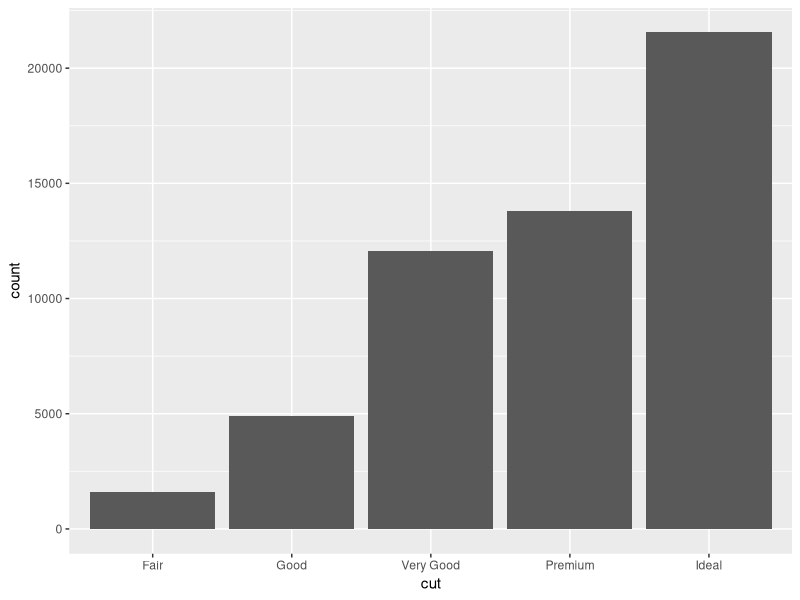
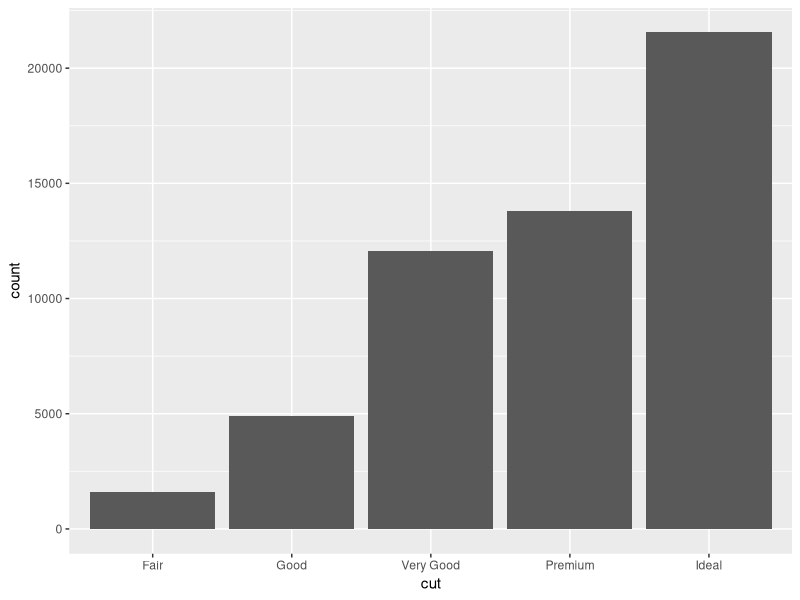
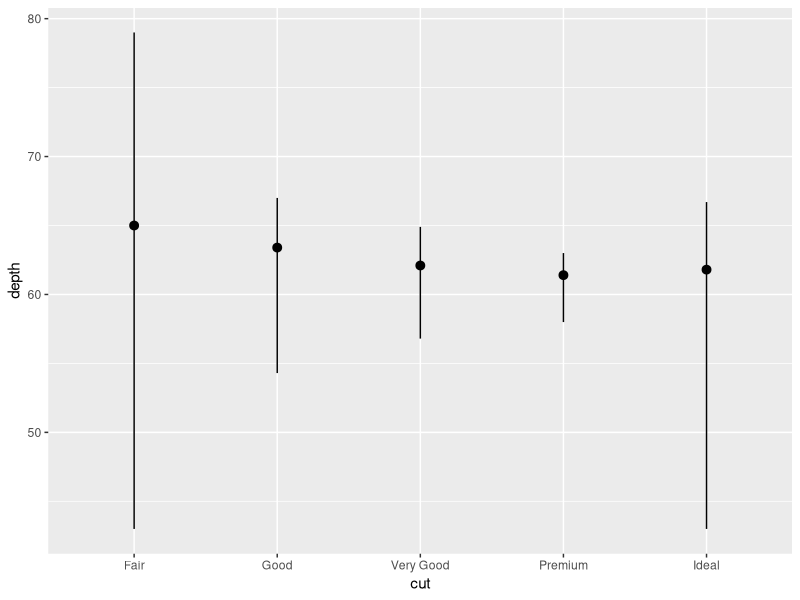
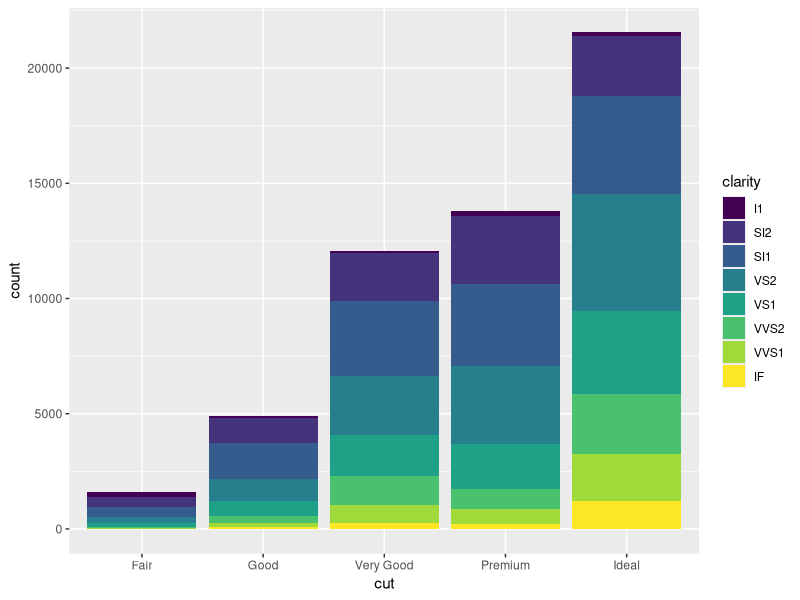
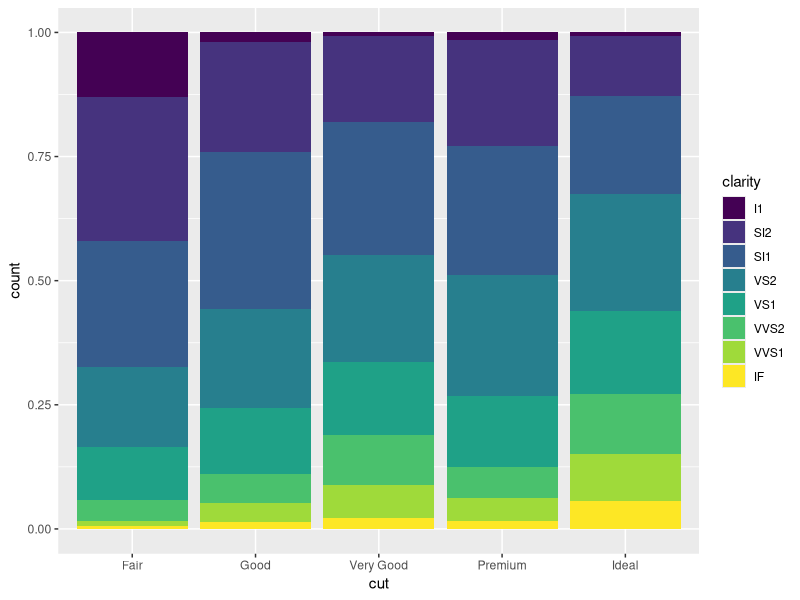
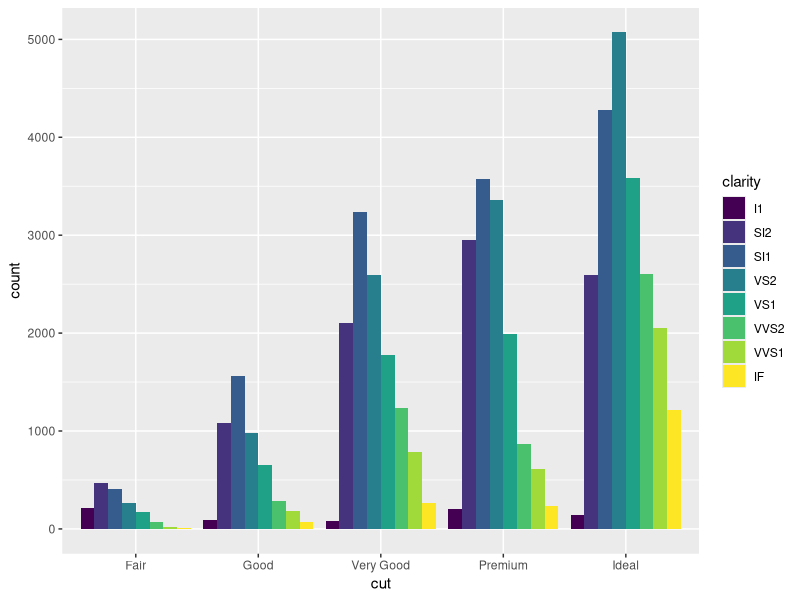
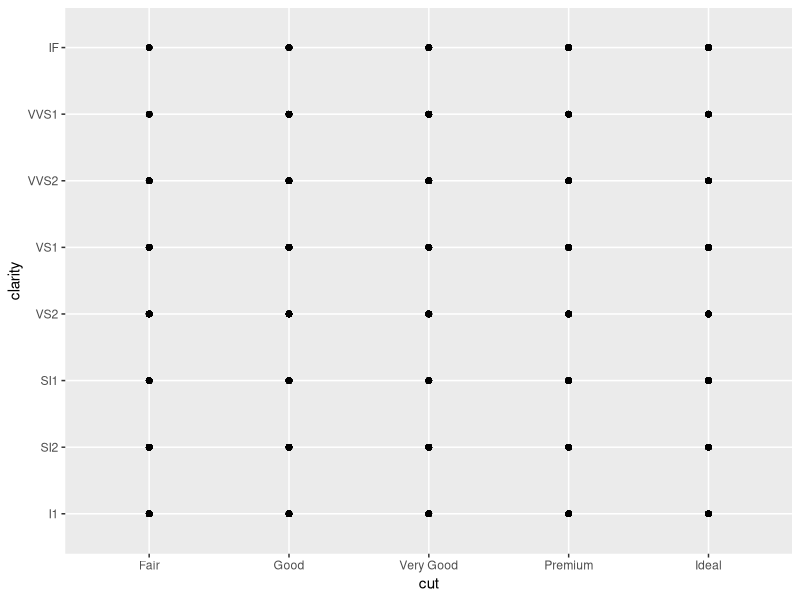
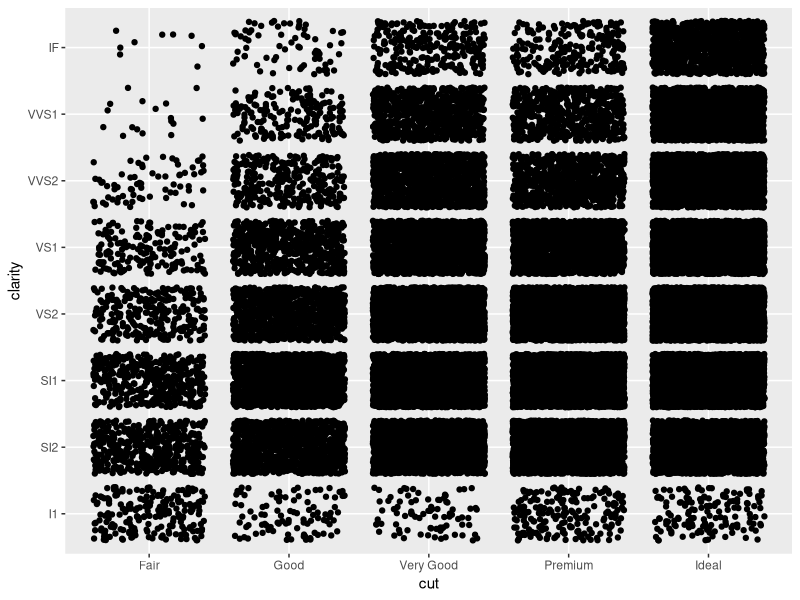

Here is the R script that generated these plots, in order:
# Exercise 2: More ggplot2 Grammar

# Install and load `ggplot2`
# install.packages("ggplot2") # if needed
library(ggplot2)

# For this exercise you will again be working with the `diamonds` data set.
# Use `?diamonds` to review details about this data set
?diamonds


## Statistical Transformations

# Draw a bar chart of the diamonds data, organized by cut
# The height of each bar is based on the "count" (number) of diamonds with that cut
ggplot(data = diamonds) + geom_bar(mapping = aes(x = cut))

# Use the `stat_count` to apply the statistical transformation "count" to the diamonds
# by cut. You do not need a separate geometry layer!
ggplot(data = diamonds) + stat_count(mapping = aes(x = cut))


# Use the `stat_summary` function to draw a chart with a summary layer.
# Map the x-position to diamond `cut`, and the y-position to diamond `depth`
# Bonus: use `min` as the function ymin, `max` as the function ymax, and `median` as the function y
ggplot(data = diamonds) +  stat_summary(mapping = aes(x = cut, y = depth), fun.ymin = min, fun.ymax = max, fun.y = median)

## Position Adjustments

# Draw a bar chart of diamond data organized by cut, with each bar filled by clarity.
# You should see a _stacked_ bar chart.
ggplot(data = diamonds) + geom_bar(mapping = aes(x = cut, fill = clarity))

# Draw the same chart again, but with each element positioned to "fill" the y axis
ggplot(data = diamonds) + geom_bar(mapping = aes(x = cut, fill = clarity), position = "fill")


# Draw the same chart again, but with each element positioned to "dodge" each other
ggplot(data = diamonds) + geom_bar(mapping = aes(x = cut, fill = clarity), position = "dodge")


# Draw a plot with point geometry with the x-position mapped to `cut` and the y-position mapped to `clarity`
# This creates a "grid" grouping the points
ggplot(data = diamonds) + geom_point(mapping = aes(x = cut, y = clarity))

# Use the "jitter" position adjustment to keep the points from all overlapping!
# (This works a little better with a sample of diamond data, such as from the previous exercise).
ggplot(data = diamonds) + geom_point(mapping = aes(x = cut, y = clarity), position = "jitter")


## Scales

# Draw a "boxplot" (with `geom_boxplot()`) for the diamond's price (y) by color (x)


# This has a lot of outliers, making it harder to read. To fix this, draw the same plot but
# with a _logarithmic_ scale for the y axis.


# For another version, draw the same plot but with `violin` geometry instead of `boxplot` geometry!
# How does the logarithmic scale change the data presentation?


# Another interesting plot: draw a plot of the diamonds price (y) by carat (x), using a heatmap of 2d bins
# (geom_bin2d)
# What happens when you make the x and y channels scale logarithmically?


# Draw a scatter plot for the diamonds  price (y) by carat (x). Color each point by the clarity
# (Remember, this will take a while. Use a sample of the diamonds for faster results)


# Change the color of the previous plot using a ColorBrewer scale of your choice. What looks nice?



## Coordinate Systems

# Draw a bar chart with x-position and fill color BOTH mapped to cut
# For best results, SET the `width` of the geometry to be 1 (fill plot, no space between)
# You can save this to a variable for easier modifications


# Draw the same chart, but with the coordinate system flipped


# Draw the same chart, but in a polar coordinate system. Now you have a Coxcomb chart!



## Facets

# Take the scatter plot of price by carat data (colored by clarity) and add _facets_ based on
# the diamond's `color`



## Saving Plots

# Use the `ggsave()` function to save one of your plots (the most recent one generated) to disk.
# Name the output file "my-plot.png".
# Make sure you've set the working directory!!
